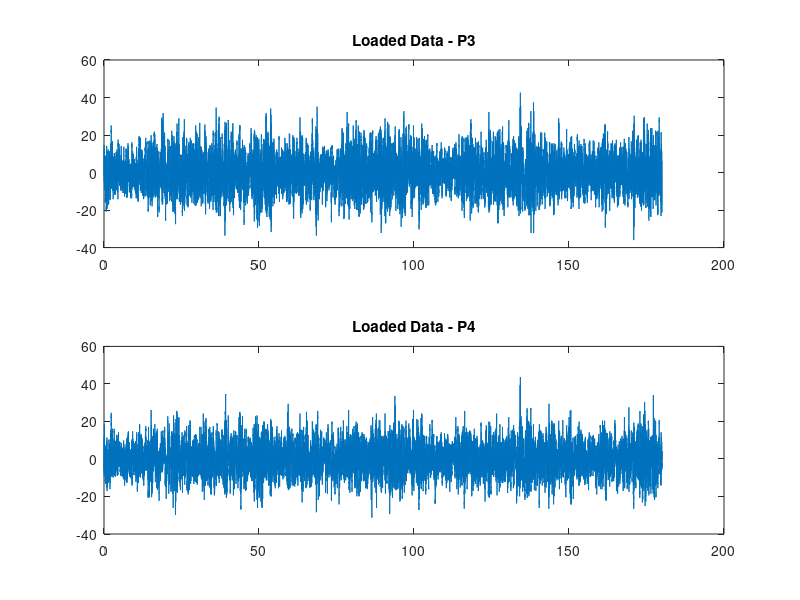

The MATLAB script that drew this image: (Note: this script raises an error after producing the figure.)
% ------------------------------------------------------------------------------
% FEDERAL UNIVERSITY OF UBERLANDIA
% Faculty of Electrical Engineering
% Biomedical Engineering Lab
% ------------------------------------------------------------------------------
% Author: Italo Gustavo Sampaio Fernandes
% Contact: italogsfernandes@gmail.com
% Git: www.github.com/italogfernandes
% ------------------------------------------------------------------------------
% Decription:
% ------------------------------------------------------------------------------
% Info Variavéis:
% 'Variável:' 'Informacao:';
% 'canais_ordem' 'Matriz de nomes dos canais, tem correspondência direta linha a linha com "xn"';
% 'T' 'Período de amostragem (baseado na taxa de amostragem) em segundos';
% 'fa' 'Taxa de amostragem da coleta (em Hz)';
% 'xn' 'Matriz de valores para os canais -> Correspondência direta linha a linha com "canais_ordem". Valores em uV do EEG naquela amostra';
% 'N' 'Quantidade de amostras por canal';'n_canais' 'Quantidade de canais na matriz "xn"';
% 'tempo_total' 'tempo total do exame (em segudos)';
% 't' 'vetor tempo para plotagem (em segundos)'
% 
% Canais Ordem:
% 1     2       3       4       5       6       7       8       9       10
% 'F5—' 'F61'   'FFa'   'Fp—'   'F22'   'Fp1'   'F11'   'T7O'   'C31'   'Cz2'
% 11    12      13      14      15      16      17      18      19      20
% 'C42' 'T81'   'T3—'   'P31'   'Pz2'   'P42'   'T41'   'O31'   'Oz2'   'O42'
% 21
% 'Cz2'
%
% Em aula foram utilizados os eletrodos 14 e 16. (P31 e P42)

%% Adding the path to the Destro's codes and .mat files
addpath('../datasets','../codigos_destro')

%% Clearing the enviroment
clear; close all; clc;

%% Loading the data
load('EEG_Metrologia.mat');

%% Choosing 2 Electrodes
P3 = xn(14, :);
P4 = xn(16, :);

%% Optional: Plotting the data
subplot(2,1,1);
plot(t, P3);
title('Loaded Data - P3');

subplot(2,1,2);
plot(t, P4);
title('Loaded Data - P4');

%% Splitting the data
% Vetor do inicio das epocas
t_epocas = [2, 6, 13, 23, 34, 51, 80, 108, 118, 165];
qnt_epocas = length(t_epocas);
d_epocas = 2;
P3_epocas = zeros(qnt_epocas, d_epocas * fa + 1);
P4_epocas = zeros(qnt_epocas, d_epocas * fa + 1);
for ii=1:qnt_epocas
    P3_epocas(ii,:) = P3(1, (t_epocas(ii)*fa):((t_epocas(ii) + d_epocas)*fa));
    P4_epocas(ii,:) = P4(1, (t_epocas(ii)*fa):((t_epocas(ii) + d_epocas)*fa));
end
t_cada_epoca = 0:T:d_epocas;
%% Auto Correlation Matriz

[P3Rx, P3Tx] = autocorr_matriz(P3, fa);
[P4Rx, P4Tx] = autocorr_matriz(P4, fa);

%% Oprtional: Plotting the 'epocas'
figure('NumberTitle', 'off', 'Name', 'Epocas de P3');
for ii=1:qnt_epocas
    subplot(5,2,ii);
    plot(t_cada_epoca, P3_epocas(ii, :));
    title(['Epoca: ' int2str(t_epocas(ii)) ' s']);
end
figure('NumberTitle', 'off', 'Name', 'Epocas de P4');
for ii=1:qnt_epocas
    subplot(5,2,ii);
    plot(t_cada_epoca, P4_epocas(ii, :));
    title(['Epoca: ' int2str(t_epocas(ii)) ' s']);
end

%% Calculating PSD (Power Spectrum Density)
[P3XM, P3XF, P3f] = DFT(P3Rx, P3Tx, 1/(P3Tx(2) - P3Tx(1)));

%% Plotting

plot(P3f, P3XM);
title("PSD - Power Spectrum Density");
ylabel('|X| [W/Hz]');
xlabel('F [Hz]');
